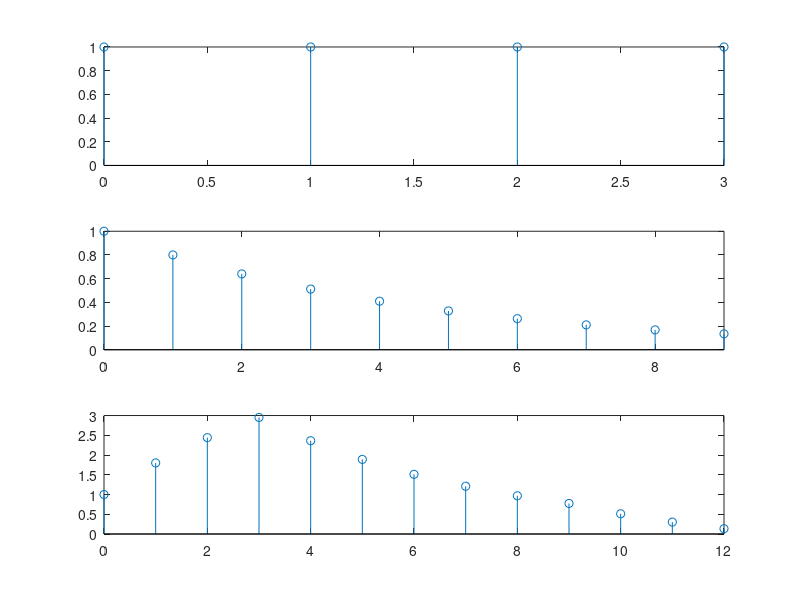

Write MATLAB code to recreate this figure.
%离散卷积练习2

nx=0:3;
x=ones(1,length(nx));


nh=0:9;
h=0.8.^nh.*ones(1,length(nh));

subplot(3,1,1);
stem(nx,x);
axis([min(nx) max(nx) 0 max(x)]);

subplot(3,1,2);
stem(nh,h);
axis([min(nh) max(nh) 0 max(h)]);

ny=(min(nx)+min(nh)):(max(nx)+max(nh));
y=conv(x,h);

subplot(3,1,3);
stem(ny,y);